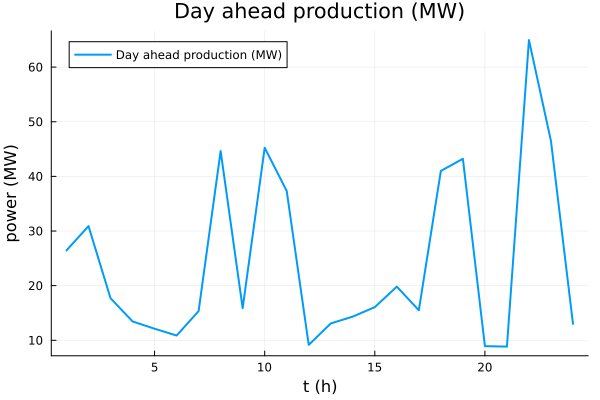

Julia code for this plot:
using Random
using JuMP
using Gurobi
using Printf
using Clustering
using Distances
using Plots

include("Scenario generation.jl")

prob = 1/NSS

model_1= Model(Gurobi.Optimizer)

#declare Variables
@variable(model_1, p_DA[1:T]>=0)
@variable(model_1, Delta[1:T,1:NSS])
@variable(model_1, Delta_up[1:T,1:NSS]>=0)
@variable(model_1, Delta_down[1:T,1:NSS]>=0)


#Objective function
@objective(model_1,Max,sum(prob*(Selected_scenarios[w][2][t]*p_DA[t]+(0.9 + 0.1*(Selected_scenarios[w][3][t]))*Selected_scenarios[w][2][t]*Delta_up[t,w]-(1.2+0.2*(Selected_scenarios[w][3][t]-1))*Selected_scenarios[w][2][t]*Delta_down[t,w]) for w in 1:NSS,t in 1:T))

#Constraints
@constraint(model_1,DA_production[t in 1:T],p_DA[t]<= Capacity)
@constraint(model_1,production_uncertainty[t in 1:T,w in 1:NSS],Delta[t,w]==Selected_scenarios[w][1][t]-p_DA[t])
@constraint(model_1,production_inbalanced[t in 1:T,w in 1:NSS],Delta[t,w]==Delta_up[t,w]-Delta_down[t,w])

f = open("C:/Users/mathe/OneDrive - Centrale Lille/Documents/Scolarship/_46755 Renewables in electricity markets/Assignment 2/model.lp", "w")
print(f, model_1)
close(f)

# Solving the model
optimize!(model_1)

# Printing the termination status
println("Status: ", JuMP.termination_status(model_1))

# Printing the objective value
println("Objective value: ", JuMP.objective_value(model_1))

#displaying the wanted results
if termination_status(model_1) == MOI.OPTIMAL
    println("Optimal solution found")
    # Generate x values from -π to π
    x = collect(Int,1:T)

    # Calculate y values (sine of x)
    y = [value.(p_DA[t]) for t in 1:T ]

    # Plot the sine function
    plot(x, y, label="Day ahead production (MW)", xlabel="t (h)", ylabel="power (MW)", title="Day ahead production (MW)", linewidth=2)
    savefig("Two_price_scheme_strategy.png")
    println("Expected profit: $(JuMP.objective_value(model_1))")

    scenarios_profit=zeros(NSS)
    for w in 1:NSS
        scenarios_profit[w]=sum(Selected_scenarios[w][2][t]*value.(p_DA[t])+(0.9 + 0.1*(Selected_scenarios[w][3][t]))*Selected_scenarios[w][2][t]*value.(Delta_up[t,w])-(0.9*Selected_scenarios[w][3][t] - 1.2*(Selected_scenarios[w][3][t]-1))*Selected_scenarios[w][2][t]*value.(Delta_down[t,w]) for t in 1:T)/1000000#/expected_profit
    end

    x_w = collect(Int, 1:NSS)
    plot(x_w, scenarios_profit, label="profit distribution scenarios", xlabel="scenarios", ylabel="Profit (MDKK)", title="profit distribution scenarios (DKK)", linewidth=2)
    savefig("Two_price_scheme_profit.png")

end